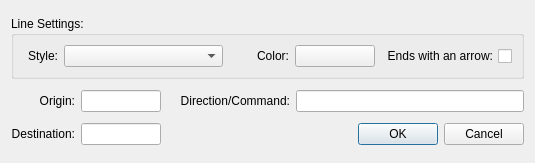
<?xml version="1.0" encoding="UTF-8"?>
<ui version="4.0">
 <class>roomExitProperties</class>
 <widget class="QDialog" name="roomExitProperties">
  <property name="windowModality">
   <enum>Qt::WindowModal</enum>
  </property>
  <property name="geometry">
   <rect>
    <x>0</x>
    <y>0</y>
    <width>535</width>
    <height>163</height>
   </rect>
  </property>
  <property name="cursor">
   <cursorShape>UpArrowCursor</cursorShape>
  </property>
  <property name="windowTitle">
   <string>Custom Line Properties [*]</string>
  </property>
  <layout class="QGridLayout" name="gridLayout">
   <item row="0" column="0" colspan="5">
    <widget class="QGroupBox" name="groupBox_settings">
     <property name="sizePolicy">
      <sizepolicy hsizetype="Expanding" vsizetype="Fixed">
       <horstretch>0</horstretch>
       <verstretch>0</verstretch>
      </sizepolicy>
     </property>
     <property name="toolTip">
      <string>Select Style, Color and whether to end the line with an arrow head.</string>
     </property>
     <property name="title">
      <string>Line Settings:</string>
     </property>
     <layout class="QGridLayout" name="gridLayout_style">
      <item row="0" column="3">
       <widget class="QLabel" name="label_3">
        <property name="maximumSize">
         <size>
          <width>60</width>
          <height>16777215</height>
         </size>
        </property>
        <property name="text">
         <string>Color:</string>
        </property>
        <property name="alignment">
         <set>Qt::AlignRight|Qt::AlignTrailing|Qt::AlignVCenter</set>
        </property>
        <property name="buddy">
         <cstring>lineColor</cstring>
        </property>
       </widget>
      </item>
      <item row="0" column="0">
       <widget class="QLabel" name="label_2">
        <property name="maximumSize">
         <size>
          <width>35</width>
          <height>16777215</height>
         </size>
        </property>
        <property name="text">
         <string>Style:</string>
        </property>
        <property name="alignment">
         <set>Qt::AlignRight|Qt::AlignTrailing|Qt::AlignVCenter</set>
        </property>
        <property name="buddy">
         <cstring>lineStyle</cstring>
        </property>
       </widget>
      </item>
      <item row="0" column="6">
       <widget class="QCheckBox" name="arrow">
        <property name="maximumSize">
         <size>
          <width>220</width>
          <height>16777215</height>
         </size>
        </property>
        <property name="cursor">
         <cursorShape>PointingHandCursor</cursorShape>
        </property>
        <property name="mouseTracking">
         <bool>false</bool>
        </property>
        <property name="layoutDirection">
         <enum>Qt::RightToLeft</enum>
        </property>
        <property name="text">
         <string>Ends with an arrow:</string>
        </property>
       </widget>
      </item>
      <item row="0" column="1" colspan="2">
       <widget class="QComboBox" name="lineStyle">
        <property name="cursor">
         <cursorShape>PointingHandCursor</cursorShape>
        </property>
       </widget>
      </item>
      <item row="0" column="5">
       <widget class="QPushButton" name="lineColor">
        <property name="cursor">
         <cursorShape>PointingHandCursor</cursorShape>
        </property>
        <property name="text">
         <string/>
        </property>
       </widget>
      </item>
     </layout>
    </widget>
   </item>
   <item row="1" column="4">
    <widget class="QLineEdit" name="cmd">
     <property name="cursor">
      <cursorShape>ForbiddenCursor</cursorShape>
     </property>
     <property name="readOnly">
      <bool>true</bool>
     </property>
    </widget>
   </item>
   <item row="1" column="2" colspan="2">
    <widget class="QLabel" name="label_cmd">
     <property name="cursor">
      <cursorShape>ForbiddenCursor</cursorShape>
     </property>
     <property name="text">
      <string>    Direction/Command:</string>
     </property>
     <property name="alignment">
      <set>Qt::AlignRight|Qt::AlignTrailing|Qt::AlignVCenter</set>
     </property>
     <property name="buddy">
      <cstring>cmd</cstring>
     </property>
    </widget>
   </item>
   <item row="1" column="1">
    <widget class="QLineEdit" name="fromId">
     <property name="maximumSize">
      <size>
       <width>80</width>
       <height>16777215</height>
      </size>
     </property>
     <property name="cursor">
      <cursorShape>ForbiddenCursor</cursorShape>
     </property>
     <property name="readOnly">
      <bool>true</bool>
     </property>
    </widget>
   </item>
   <item row="1" column="0">
    <widget class="QLabel" name="label">
     <property name="cursor">
      <cursorShape>ForbiddenCursor</cursorShape>
     </property>
     <property name="text">
      <string>Origin:</string>
     </property>
     <property name="alignment">
      <set>Qt::AlignRight|Qt::AlignTrailing|Qt::AlignVCenter</set>
     </property>
     <property name="buddy">
      <cstring>fromId</cstring>
     </property>
    </widget>
   </item>
   <item row="2" column="1">
    <widget class="QLineEdit" name="toId">
     <property name="enabled">
      <bool>true</bool>
     </property>
     <property name="maximumSize">
      <size>
       <width>80</width>
       <height>16777215</height>
      </size>
     </property>
     <property name="cursor">
      <cursorShape>ForbiddenCursor</cursorShape>
     </property>
     <property name="readOnly">
      <bool>true</bool>
     </property>
    </widget>
   </item>
   <item row="2" column="0">
    <widget class="QLabel" name="label_toId">
     <property name="cursor">
      <cursorShape>ForbiddenCursor</cursorShape>
     </property>
     <property name="text">
      <string>Destination:</string>
     </property>
     <property name="alignment">
      <set>Qt::AlignRight|Qt::AlignTrailing|Qt::AlignVCenter</set>
     </property>
     <property name="buddy">
      <cstring>toId</cstring>
     </property>
    </widget>
   </item>
   <item row="2" column="2" colspan="3">
    <widget class="QDialogButtonBox" name="buttonBox">
     <property name="orientation">
      <enum>Qt::Horizontal</enum>
     </property>
     <property name="standardButtons">
      <set>QDialogButtonBox::Cancel|QDialogButtonBox::Ok</set>
     </property>
    </widget>
   </item>
  </layout>
 </widget>
 <resources/>
 <connections>
  <connection>
   <sender>buttonBox</sender>
   <signal>accepted()</signal>
   <receiver>roomExitProperties</receiver>
   <slot>accept()</slot>
   <hints>
    <hint type="sourcelabel">
     <x>248</x>
     <y>254</y>
    </hint>
    <hint type="destinationlabel">
     <x>157</x>
     <y>274</y>
    </hint>
   </hints>
  </connection>
  <connection>
   <sender>buttonBox</sender>
   <signal>rejected()</signal>
   <receiver>roomExitProperties</receiver>
   <slot>reject()</slot>
   <hints>
    <hint type="sourcelabel">
     <x>316</x>
     <y>260</y>
    </hint>
    <hint type="destinationlabel">
     <x>286</x>
     <y>274</y>
    </hint>
   </hints>
  </connection>
 </connections>
</ui>
